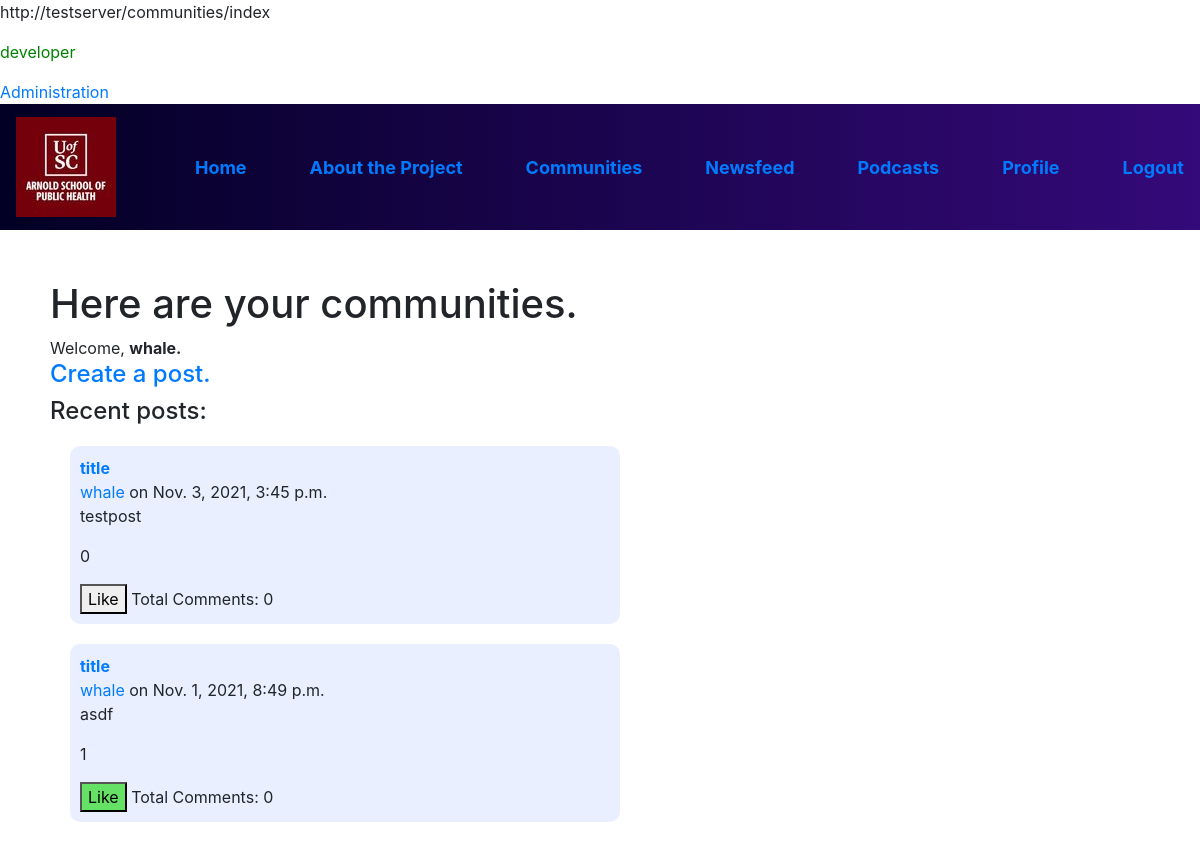
The app's page /communities/index (signed in), older data.
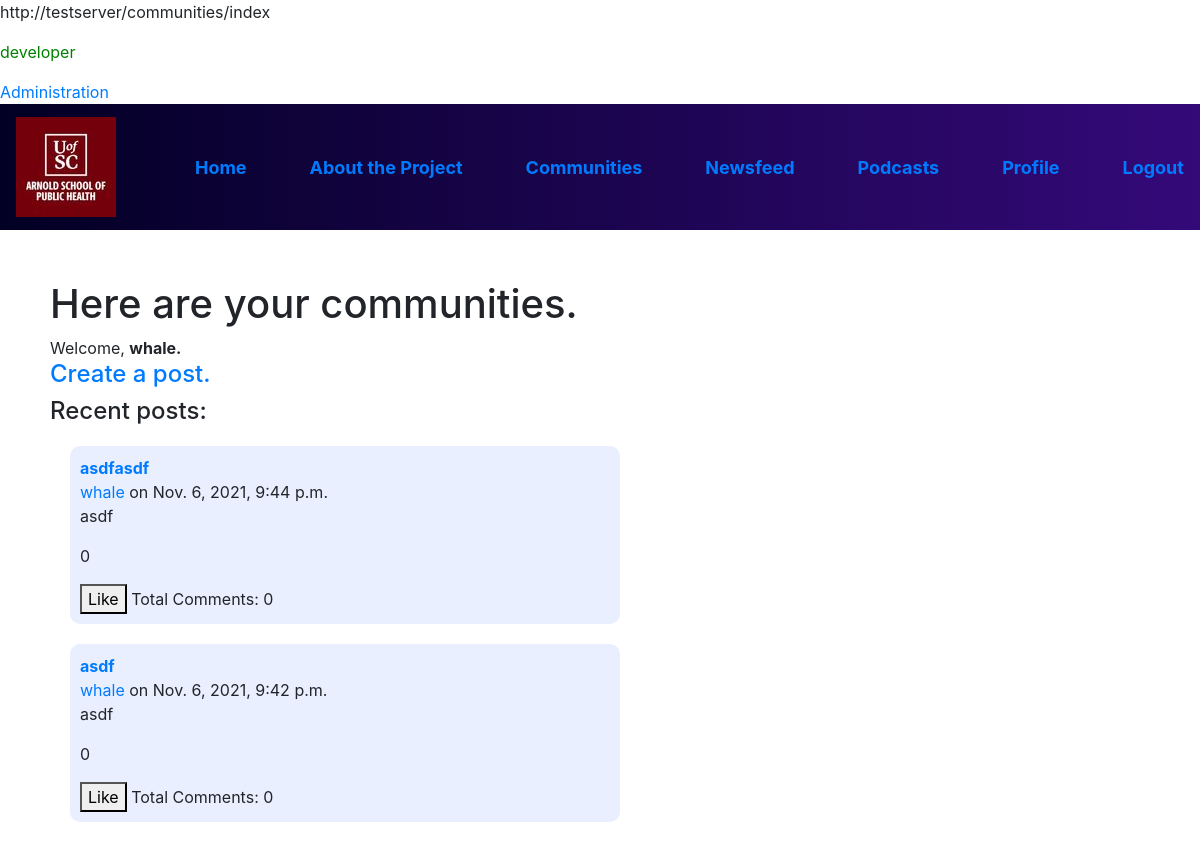
The same page, newer data.
### users/models.py (models this page shows)
class CustomUser(AbstractBaseUser,PermissionsMixin):
	email = models.EmailField(gettext_lazy('email address'),unique = True)
	username = models.CharField(max_length=150,unique = True)
	is_staff = models.BooleanField(default = False)
	is_active = models.BooleanField(default= True)
	is_developer = models.BooleanField(default = False)
	is_pod_plus_member= models.BooleanField(default = True)
	int_points = models.IntegerField(default = 0)
	int_users_helped = models.IntegerField(default = 0)
	int_days_active = models.IntegerField(default = 0)
	text_about = models.TextField(gettext_lazy(
		'about'),max_length=500,blank = True)
	date_joined = models.DateTimeField(default=timezone.now)
	objects = CustomUserManager()
	USERNAME_FIELD = "username"
	REQUIRED_FIELDS = ["email"]
	def __str__(self):
		return self.username

### communities/models.py (models this page shows, shortened)
class Post(models.Model):
	author = models.ForeignKey(CustomUser,on_delete=models.CASCADE)
	title = models.CharField(max_length=200,null=False)
	text_content = models.CharField(max_length = 300)
	pub_date = models.DateTimeField(default=timezone.now)
	responded_users = models.ManyToManyField(CustomUser,related_name='responded_users_set')
	user_likes = models.ManyToManyField(CustomUser, related_name="user_likes")
	slug = models.SlugField(null=False)
	active = models.BooleanField(default=True)
	class Meta:
		unique_together = [['author','title']]

### communities/views.py (the view)
# urls.py: path('index',communities_views.viewIndex,name="index"),
@login_required
def viewIndex(request):
	listModelPosts = Post.objects.all().order_by('-pub_date')
	context = {
		"listModelPosts":listModelPosts,
	}
	return render(request,'communities/index.html',context = context)

### communities/templates/communities/index.html (shortened to what this page needs)
{% extends "core/base.html" %}
{% block content %}
<h1>Here are your communities.</h1>
Welcome, <strong>{{user.username}}.</strong>
<h4>
	<a href = "{% url 'communities:create_post' %}">Create a post.</a>
</h4>
<h4>Recent posts:</h4>
{% for modelPost in listModelPosts %}
	<div class = "div__communities-post">
		<a href = "{% url 'communities:post_detail' modelPost.author.username modelPost.slug %}" class = "p__communities-post-title">
			{{modelPost.title}}
		</a>
		<br>
		<a href = "{% url 'communities:profile' modelPost.author.username %}">
			{{modelPost.author}}
		</a> on {{modelPost.pub_date}}
		<p>{{modelPost.text_content}}</p>
		<p id = "p__post-likes${{modelPost.id}}">{{modelPost.user_likes.count}}</p>
		{% if user in modelPost.user_likes.all %}
			<button  data-url = "{% url 'communities:like_post' modelPost.id %}" class = "btn__like-post btn__like-post--active" id = "btn__like-post${{modelPost.id}}">Like</button>
		{% else %}
			<button  data-url = "{% url 'communities:like_post' modelPost.id %}" class = "btn__like-post" id = "btn__like-post${{modelPost.id}}">Like</button>
		{% endif %}
		Total Comments: {{modelPost.comments.count}}
	</div>
{% endfor %}
{% endblock content %}

### core/templates/core/base.html (shortened to what this page needs)
{% load static %}
<!DOCTYPE html>
<html lang="en">
<head>
    <link rel="stylesheet" href="https://maxcdn.bootstrapcdn.com/bootstrap/4.0.0/css/bootstrap.min.css">
	<link rel="stylesheet" type = "text/css" href = "{% static 'core/style.css' %}">
</head>
<body>
<p>{{ request.build_absolute_uri }}</p>
{% if user.is_developer %}
	<p style = 'color:green'>developer {{user.user_name}}</p>
	<a href = "{% url 'admin:index' %}">
		Administration
	</a>
{% elif user.is_staff %}
	<p style = "color:green">staff {{user.user_name}}</p>
{% endif %}
<nav class="navbar" id = "navbar__main">
	<a class = "navbar-brand" href = "{% url 'core:index' %}">
		<img src = "{% static 'core/images/arnold_school_of_public_health.jpg' %}" alt = "arnold_school_of_public_health.jpg">
	</a>
	<a class = "navbar-text navbar__main__a-tag" href = "{% url 'core:index' %}">
		Home
	</a>
	<a class = "navbar-text navbar__main__a-tag" href = "{% url 'core:about' %}">
		About the Project
	</a>
	{% if user.is_authenticated %}
		<a class = "navbar-text navbar__main__a-tag" href = "{% url 'communities:index' %}">
			Communities
		</a>
		<a class = "navbar-text navbar__main__a-tag" href = "{% url 'newsfeed:index' %}">
			Newsfeed
		</a>
		<a class = "navbar-text navbar__main__a-tag" href = "{% url 'podcasts:index' %}">
			Podcasts
		</a>
		<a class = "navbar-text navbar__main__a-tag" href = "{% url 'users:profile' %}">
			Profile
		</a>
		<a class = "navbar-text navbar__main__a-tag" href = "{% url 'users:logout' %}">
			Logout
		</a>
	{% endif %}
</nav>
<div class = "div__GLOBAL_CONTENT">
	{% block content %}{% endblock content %}
</div>
</body>
</html>

### core/static/core/style.css (style rules this page uses)
.div__GLOBAL_CONTENT { margin:50px; }
#navbar__main { background: linear-gradient(90deg, rgba(2,0,36,1) 0%, rgba(52,9,121,1) 100%, rgba(88,225,2,1) 100%, rgba(0,212,255,1) 100%); }
.navbar__main__a-tag { text-decoration: none; font-size: large; font-weight:bold; }
.div__communities-post { border-radius: 10px; background-color: rgb(233, 239, 255); margin:20px; width:50%; padding:10px; }
.p__communities-post-title { font-weight: bold; }

Row changes from the older to the newer data that the page shows:
removed Post: title "title", author "whale", pub_date "Nov. 3, 2021, 3:45 p.m.", text_content "testpost", user_likes.count "0", comments.count "0"
removed Post: title "title", author "whale", pub_date "Nov. 1, 2021, 8:49 p.m.", text_content "asdf", user_likes.count "1", comments.count "0"
added Post: title "asdfasdf", author "whale", pub_date "Nov. 6, 2021, 9:44 p.m.", text_content "asdf", user_likes.count "0", comments.count "0"
added Post: title "asdf", author "whale", pub_date "Nov. 6, 2021, 9:42 p.m.", text_content "asdf", user_likes.count "0", comments.count "0"
